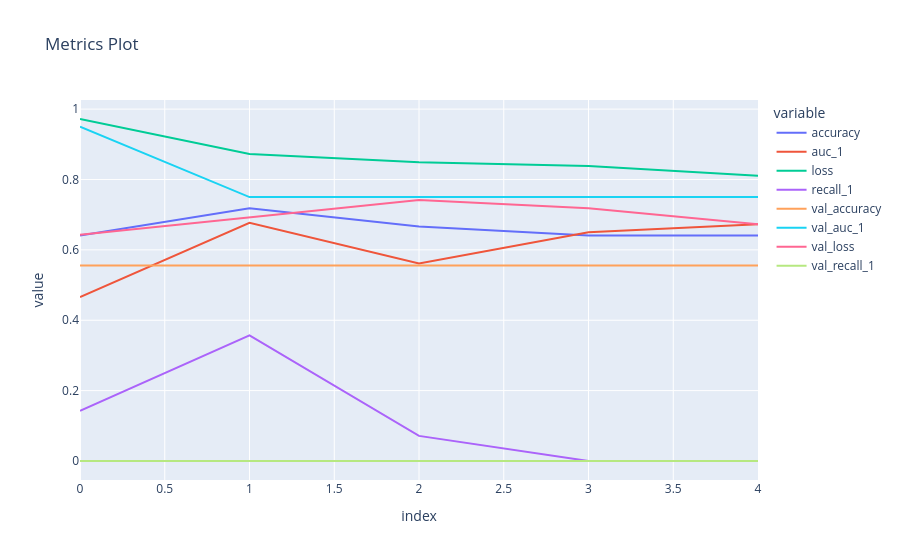

Notebook cell for this chart:
### Code cell
# 학습 그래프 보기 Don't touch

history= model.history.history
fig = px.line(history,title = "Metrics Plot")
fig.show()

### Figure 1 — Plotly figure (JSON) as saved in the notebook; plotly's stock layout.template omitted (floating-point values rounded to 4 significant figures)
{"data": [{"hovertemplate": "variable=accuracy<br>index=%{x}<br>value=%{y}<extra></extra>", "legendgroup": "accuracy", "line": {"color": "#636efa", "dash": "solid"}, "marker": {"symbol": "circle"}, "mode": "lines", "name": "accuracy", "orientation": "v", "showlegend": true, "type": "scatter", "x": [0, 1, 2, 3, 4], "xaxis": "x", "y": [0.641, 0.7179, 0.6667, 0.641, 0.641], "yaxis": "y"}, {"hovertemplate": "variable=auc_1<br>index=%{x}<br>value=%{y}<extra></extra>", "legendgroup": "auc_1", "line": {"color": "#EF553B", "dash": "solid"}, "marker": {"symbol": "circle"}, "mode": "lines", "name": "auc_1", "orientation": "v", "showlegend": true, "type": "scatter", "x": [0, 1, 2, 3, 4], "xaxis": "x", "y": [0.4657, 0.6771, 0.5614, 0.65, 0.6729], "yaxis": "y"}, {"hovertemplate": "variable=loss<br>index=%{x}<br>value=%{y}<extra></extra>", "legendgroup": "loss", "line": {"color": "#00cc96", "dash": "solid"}, "marker": {"symbol": "circle"}, "mode": "lines", "name": "loss", "orientation": "v", "showlegend": true, "type": "scatter", "x": [0, 1, 2, 3, 4], "xaxis": "x", "y": [0.9719, 0.8728, 0.8488, 0.838, 0.8105], "yaxis": "y"}, {"hovertemplate": "variable=recall_1<br>index=%{x}<br>value=%{y}<extra></extra>", "legendgroup": "recall_1", "line": {"color": "#ab63fa", "dash": "solid"}, "marker": {"symbol": "circle"}, "mode": "lines", "name": "recall_1", "orientation": "v", "showlegend": true, "type": "scatter", "x": [0, 1, 2, 3, 4], "xaxis": "x", "y": [0.1429, 0.3571, 0.07143, 0.0, 0.0], "yaxis": "y"}, {"hovertemplate": "variable=val_accuracy<br>index=%{x}<br>value=%{y}<extra></extra>", "legendgroup": "val_accuracy", "line": {"color": "#FFA15A", "dash": "solid"}, "marker": {"symbol": "circle"}, "mode": "lines", "name": "val_accuracy", "orientation": "v", "showlegend": true, "type": "scatter", "x": [0, 1, 2, 3, 4], "xaxis": "x", "y": [0.5556, 0.5556, 0.5556, 0.5556, 0.5556], "yaxis": "y"}, {"hovertemplate": "variable=val_auc_1<br>index=%{x}<br>value=%{y}<extra></extra>", "legendgroup": "val_auc_1", "line": {"color": "#19d3f3", "dash": "solid"}, "marker": {"symbol": "circle"}, "mode": "lines", "name": "val_auc_1", "orientation": "v", "showlegend": true, "type": "scatter", "x": [0, 1, 2, 3, 4], "xaxis": "x", "y": [0.95, 0.75, 0.75, 0.75, 0.75], "yaxis": "y"}, {"hovertemplate": "variable=val_loss<br>index=%{x}<br>value=%{y}<extra></extra>", "legendgroup": "val_loss", "line": {"color": "#FF6692", "dash": "solid"}, "marker": {"symbol": "circle"}, "mode": "lines", "name": "val_loss", "orientation": "v", "showlegend": true, "type": "scatter", "x": [0, 1, 2, 3, 4], "xaxis": "x", "y": [0.643, 0.6932, 0.7416, 0.7182, 0.6729], "yaxis": "y"}, {"hovertemplate": "variable=val_recall_1<br>index=%{x}<br>value=%{y}<extra></extra>", "legendgroup": "val_recall_1", "line": {"color": "#B6E880", "dash": "solid"}, "marker": {"symbol": "circle"}, "mode": "lines", "name": "val_recall_1", "orientation": "v", "showlegend": true, "type": "scatter", "x": [0, 1, 2, 3, 4], "xaxis": "x", "y": [0.0, 0.0, 0.0, 0.0, 0.0], "yaxis": "y"}], "layout": {"legend": {"title": {"text": "variable"}, "tracegroupgap": 0}, "title": {"text": "Metrics Plot"}, "xaxis": {"anchor": "y", "domain": [0, 1], "title": {"text": "index"}}, "yaxis": {"anchor": "x", "domain": [0, 1], "title": {"text": "value"}}}}
